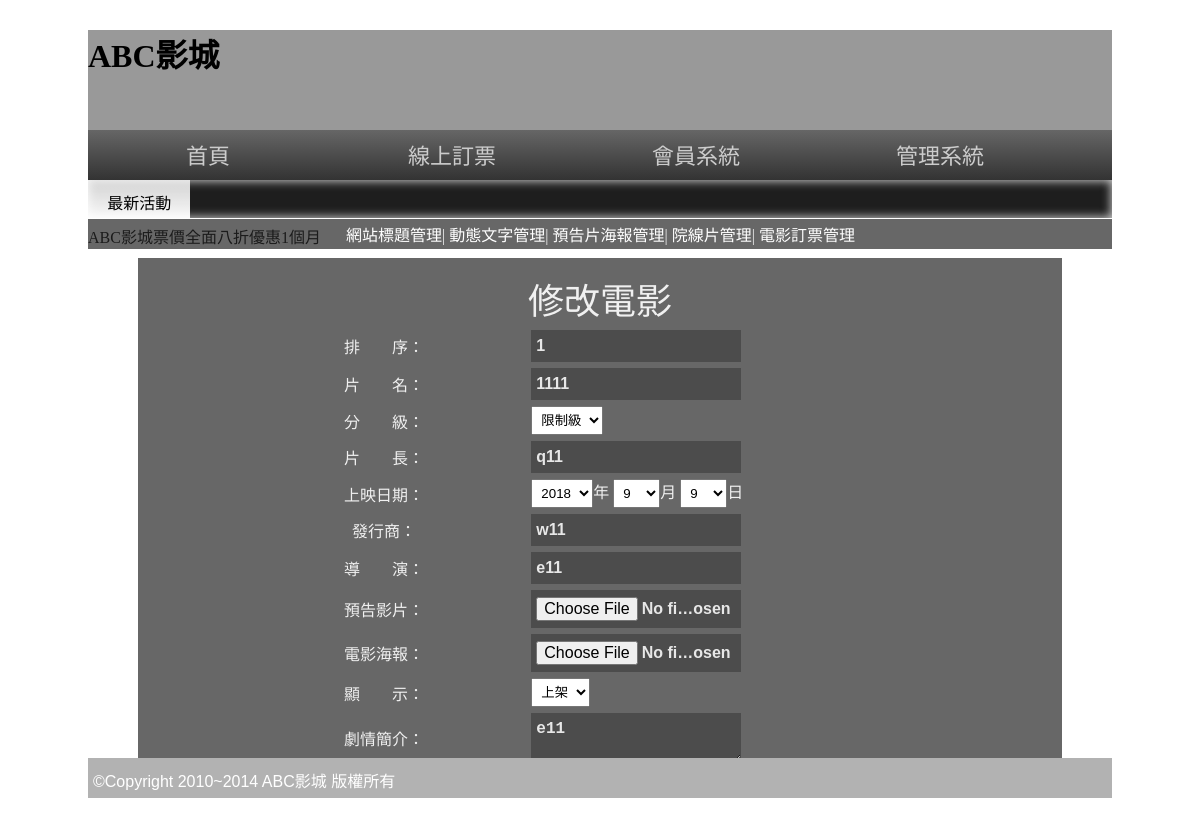
/admin.php?do=admin&redo=vvup&seq=1, run on the app's committed database.
### tables this page shows
CREATE TABLE `movie` (
  `movie_seq` int(10) UNSIGNED NOT NULL,
  `movie_name` text NOT NULL,
  `movie_long` text NOT NULL,
  `movie_date` date NOT NULL,
  `movie_fa` text NOT NULL,
  `movie_dir` text NOT NULL,
  `movie_lv` int(5) NOT NULL,
  `movie_movie` text NOT NULL,
  `movie_img` text NOT NULL,
  `movie_con` text NOT NULL,
  `movie_display` int(2) NOT NULL,
  `movie_desc` int(10) NOT NULL
);

### vvup.php (the view, shortened to what this page needs)
<?php
$sql = "select * from movie where movie_seq = '".$_GET["seq"]."'";
$c1  = mysqli_query($link,$sql);
$c2  = mysqli_fetch_assoc($c1);
$ex  = explode("-",$c2["movie_date"]);
$yy  = $ex[0];
$mm  = $ex[1];
$dd  = $ex[2];
?>
<form method="post" enctype="multipart/form-data">
<table width="80%" border="0" align="center" cellpadding="2" cellspacing="2">
  <tr>
    <td colspan="2" align="center" style="font-size: 36px">修改電影</td>
  </tr>
  <tr>
    <td width="40%" align="center">排　　序：</td>
    <td align="left"><input type="text" name="desc"  value="<?=$c2["movie_desc"]?>"></td>
  </tr>
  <tr>
    <td width="40%" align="center">片　　名：</td>
    <td align="left"><input type="text" name="name" value="<?=$c2["movie_name"]?>"></td>
  </tr>
  <tr>
    <td width="40%" align="center">分　　級：</td>
    <td align="left">
    <select name="lv">
    <option value="4" <?php if($c2["movie_lv"] == 4){ echo "selected"; } ?> >限制級</option>
    </select>
    </td>
  </tr>
  <tr>
    <td width="40%" align="center">片　　長：</td>
    <td align="left"><input type="text" name="long" value="<?=$c2["movie_long"]?>"></td>
  </tr>
  <tr>
    <td width="40%" align="center">上映日期：</td>
    <td align="left">
    <select name="yy">
    <option value="2018" <?php if($yy == 2018){ echo "selected"; } ?> >2018</option>
    </select>年
    <select name="mm">
    <?php for($i=1;$i<=12;$i++){ ?>
      <option value="<?=$i?>" <?php if($mm == $i ){ echo "selected"; } ?> ><?=$i?></option>
    <?php  } ?>
    </select>月
    <select name="dd">
    <?php for($i=1;$i<=31;$i++){ ?>
      <option value="<?=$i?>" <?php if($dd == $i ){ echo "selected"; } ?> ><?=$i?></option>
    <?php  } ?>
    </select>日
    </td>
  </tr>
  <tr>
    <td width="40%" align="center">發行商：</td>
    <td align="left"><input type="text" name="fa"  value="<?=$c2["movie_fa"]?>"></td>
  </tr>
  <tr>
    <td width="40%" align="center">導　　演：</td>
    <td align="left"><input type="text" name="dir"  value="<?=$c2["movie_dir"]?>"></td>
  </tr>
  <tr>
    <td width="40%" align="center">預告影片：</td>
    <td align="left"><input type="FILE" name="movie"></td>
  </tr>
  <tr>
    <td width="40%" align="center">電影海報：</td>
    <td align="left"><input type="FILE" name="img"></td>
  </tr>
  <tr>
    <td width="40%" align="center">顯　　示：</td>
    <td align="left"><select name="dis" >
    <option value="1" <?php if($c2["movie_display"] == 1){ echo "selected"; } ?> >上架</option>
    </select></td>
  </tr>
  <tr>
    <td width="40%" align="center">劇情簡介：</td>
    <td align="left"><textarea name="con"  ><?=nl2br($c2["movie_dir"])?></textarea></td>
  </tr>
</table>
</form>

### css/css.css (style rules this page uses)
body { background:url(../icon/b.png); font-family:微軟正黑體; }
select,select option { padding:5px; }
input[type='text'],input[type='file'],input[type='password'],textarea,.button { width:200px; font-size:16px; padding:7px 5px 7px 5px; background:#4C4C4C; color:#E7E7E7; border:none; font:Open Sans,'微軟正黑體'; font-weight:600; }

### data on the page
movie: desc "1", name "1111", lv "限制級", long "q11", yy "2018", mm "9", dd "9", fa "w11", dir "e11", dis "上架", con "e11"
